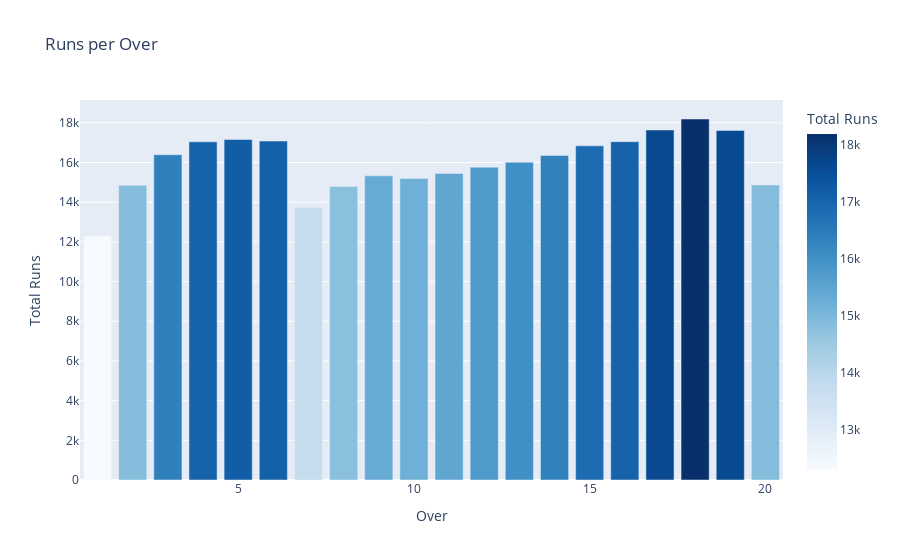

The cell this chart's notebook holds for it:
### Code cell
runs_per_over_df = runs_per_over.reset_index()
runs_per_over_df.columns = ['Over', 'Runs']  
fig = px.bar(runs_per_over_df, x='Over', y='Runs', title="Runs per Over", 
             labels={'Over': 'Over', 'Runs': 'Total Runs'},
             color='Runs', color_continuous_scale='Blues')

fig.show()

### Figure 1 — Plotly figure (JSON) as saved in the notebook; plotly's stock layout.template omitted (floating-point values rounded to 4 significant figures)
{"data": [{"alignmentgroup": "True", "hovertemplate": "Over=%{x}<br>Total Runs=%{marker.color}<extra></extra>", "legendgroup": "", "marker": {"color": [12291, 14858, 16392, 17043, 17161, 17083, 13726, 14788, 15327, 15193, 15451, 15765, 16016, 16357, 16841, 17050, 17639, 18192, 17615, 14867], "coloraxis": "coloraxis", "pattern": {"shape": ""}}, "name": "", "offsetgroup": "", "orientation": "v", "showlegend": false, "textposition": "auto", "type": "bar", "x": [1, 2, 3, 4, 5, 6, 7, 8, 9, 10, 11, 12, 13, 14, 15, 16, 17, 18, 19, 20], "xaxis": "x", "y": [12291, 14858, 16392, 17043, 17161, 17083, 13726, 14788, 15327, 15193, 15451, 15765, 16016, 16357, 16841, 17050, 17639, 18192, 17615, 14867], "yaxis": "y"}], "layout": {"autosize": true, "barmode": "relative", "coloraxis": {"colorbar": {"title": {"text": "Total Runs"}}, "colorscale": [[0, "rgb(247,251,255)"], [0.125, "rgb(222,235,247)"], [0.25, "rgb(198,219,239)"], [0.375, "rgb(158,202,225)"], [0.5, "rgb(107,174,214)"], [0.625, "rgb(66,146,198)"], [0.75, "rgb(33,113,181)"], [0.875, "rgb(8,81,156)"], [1, "rgb(8,48,107)"]]}, "legend": {"tracegroupgap": 0}, "title": {"text": "Runs per Over"}, "xaxis": {"anchor": "y", "autorange": true, "domain": [0, 1], "range": [0.5, 20.5], "title": {"text": "Over"}, "type": "linear"}, "yaxis": {"anchor": "x", "autorange": true, "domain": [0, 1], "range": [0, 19150.0], "title": {"text": "Total Runs"}, "type": "linear"}}}
